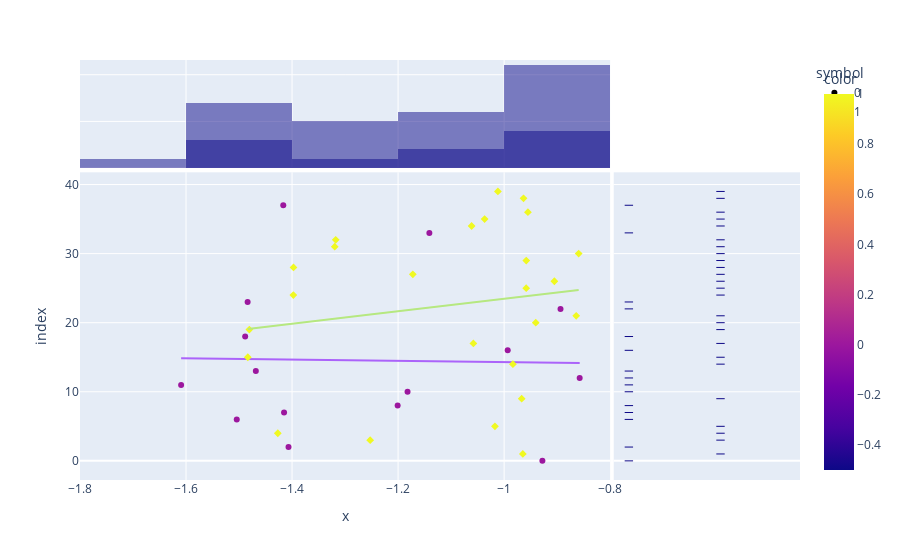
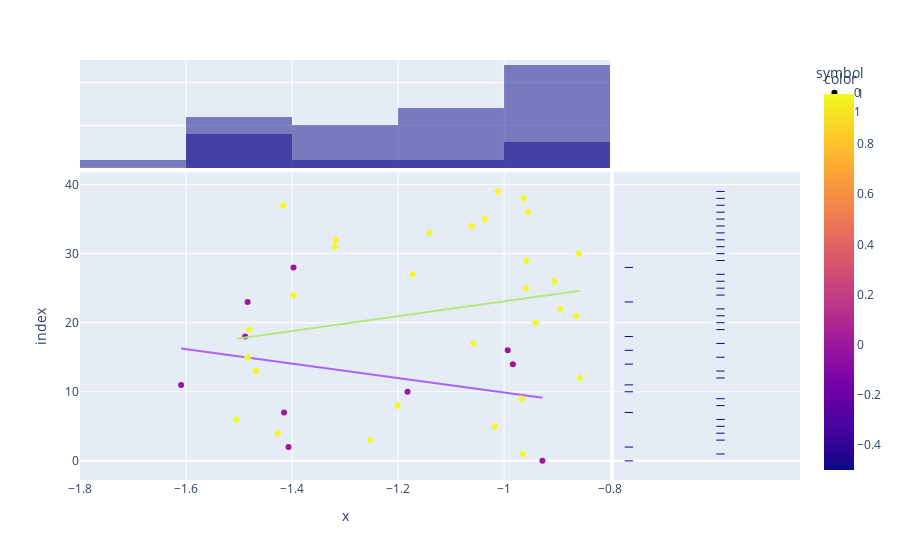

Notebook cell for these charts, in order:
### Markdown cell above
## decision tree

### Code cell
print(classification_report(y_test, y_pred_dt))
fig = px.scatter(x_embed[:,0],x_embed[:,1],color=y_test, symbol=y_test, marginal_x = 'histogram', marginal_y = 'rug', trendline = 'ols')
fig.show()

px.scatter(x_embed[:,0],x_embed[:,1],color=y_pred_dt, symbol=y_pred_dt, marginal_x = 'histogram', marginal_y = 'rug', trendline = 'ols')

### Figure 1 — Plotly figure (JSON) as saved in the notebook; plotly's stock layout.template omitted (floating-point values rounded to 4 significant figures)
{"data": [{"hovertemplate": "symbol=0<br>x=%{x}<br>index=%{y}<br>color=%{marker.color}<extra></extra>", "legendgroup": "0", "marker": {"color": [0, 0, 0, 0, 0, 0, 0, 0, 0, 0, 0, 0, 0, 0, 0], "coloraxis": "coloraxis", "symbol": "circle"}, "mode": "markers", "name": "0", "orientation": "h", "showlegend": true, "type": "scatter", "x": [-0.9278, -1.407, -1.504, -1.415, -1.201, -1.182, -1.609, -0.8575, -1.468, -0.9932, -1.488, -0.8936, -1.484, -1.141, -1.417], "xaxis": "x", "y": [0, 2, 6, 7, 8, 10, 11, 12, 13, 16, 18, 22, 23, 33, 37], "yaxis": "y"}, {"alignmentgroup": "True", "bingroup": "x", "hovertemplate": "symbol=0<br>x=%{x}<br>count=%{y}<extra></extra>", "legendgroup": "0", "marker": {"color": "#0d0887"}, "name": "0", "offsetgroup": "0", "opacity": 0.5, "showlegend": false, "type": "histogram", "x": [-0.9278, -1.407, -1.504, -1.415, -1.201, -1.182, -1.609, -0.8575, -1.468, -0.9932, -1.488, -0.8936, -1.484, -1.141, -1.417], "xaxis": "x3", "yaxis": "y3"}, {"alignmentgroup": "True", "boxpoints": "all", "fillcolor": "rgba(255,255,255,0)", "hoveron": "points", "hovertemplate": "symbol=0<br>index=%{y}<extra></extra>", "jitter": 0, "legendgroup": "0", "line": {"color": "rgba(255,255,255,0)"}, "marker": {"color": "#0d0887", "symbol": "line-ew-open"}, "name": "0", "offsetgroup": "0", "showlegend": false, "type": "box", "xaxis": "x2", "y": [0, 2, 6, 7, 8, 10, 11, 12, 13, 16, 18, 22, 23, 33, 37], "yaxis": "y2"}, {"hovertemplate": "<b>OLS trendline</b><br>index = -0.91558 * x + 13.3743<br>R<sup>2</sup>=0.000480<br><br>symbol=0<br>x=%{x}<br>index=%{y} <b>(trend)</b><extra></extra>", "legendgroup": "0", "marker": {"symbol": "circle"}, "mode": "lines", "name": "0", "showlegend": false, "type": "scatter", "x": [-1.609, -1.504, -1.488, -1.484, -1.468, -1.417, -1.415, -1.407, -1.201, -1.182, -1.141, -0.9932, -0.9278, -0.8936, -0.8575], "xaxis": "x", "y": [14.85, 14.75, 14.74, 14.73, 14.72, 14.67, 14.67, 14.66, 14.47, 14.46, 14.42, 14.28, 14.22, 14.19, 14.16], "yaxis": "y"}, {"hovertemplate": "symbol=1<br>x=%{x}<br>index=%{y}<br>color=%{marker.color}<extra></extra>", "legendgroup": "1", "marker": {"color": [1, 1, 1, 1, 1, 1, 1, 1, 1, 1, 1, 1, 1, 1, 1, 1, 1, 1, 1, 1, 1, 1, 1, 1, 1], "coloraxis": "coloraxis", "symbol": "diamond"}, "mode": "markers", "name": "1", "orientation": "h", "showlegend": true, "type": "scatter", "x": [-0.9647, -1.253, -1.427, -1.017, -0.9668, -0.9834, -1.483, -1.058, -1.481, -0.9403, -0.864, -1.398, -0.9583, -0.9052, -1.172, -1.397, -0.9582, -0.8594, -1.319, -1.318, -1.061, -1.037, -0.9551, -0.9634, -1.012], "xaxis": "x", "y": [1, 3, 4, 5, 9, 14, 15, 17, 19, 20, 21, 24, 25, 26, 27, 28, 29, 30, 31, 32, 34, 35, 36, 38, 39], "yaxis": "y"}, {"alignmentgroup": "True", "bingroup": "x", "hovertemplate": "symbol=1<br>x=%{x}<br>count=%{y}<extra></extra>", "legendgroup": "1", "marker": {"color": "#0d0887"}, "name": "1", "offsetgroup": "1", "opacity": 0.5, "showlegend": false, "type": "histogram", "x": [-0.9647, -1.253, -1.427, -1.017, -0.9668, -0.9834, -1.483, -1.058, -1.481, -0.9403, -0.864, -1.398, -0.9583, -0.9052, -1.172, -1.397, -0.9582, -0.8594, -1.319, -1.318, -1.061, -1.037, -0.9551, -0.9634, -1.012], "xaxis": "x3", "yaxis": "y3"}, {"alignmentgroup": "True", "boxpoints": "all", "fillcolor": "rgba(255,255,255,0)", "hoveron": "points", "hovertemplate": "symbol=1<br>index=%{y}<extra></extra>", "jitter": 0, "legendgroup": "1", "line": {"color": "rgba(255,255,255,0)"}, "marker": {"color": "#0d0887", "symbol": "line-ew-open"}, "name": "1", "offsetgroup": "1", "showlegend": false, "type": "box", "xaxis": "x2", "y": [1, 3, 4, 5, 9, 14, 15, 17, 19, 20, 21, 24, 25, 26, 27, 28, 29, 30, 31, 32, 34, 35, 36, 38, 39], "yaxis": "y2"}, {"hovertemplate": "<b>OLS trendline</b><br>index = 9.0542 * x + 32.5307<br>R<sup>2</sup>=0.026537<br><br>symbol=1<br>x=%{x}<br>index=%{y} <b>(trend)</b><extra></extra>", "legendgroup": "1", "marker": {"symbol": "diamond"}, "mode": "lines", "name": "1", "showlegend": false, "type": "scatter", "x": [-1.483, -1.481, -1.427, -1.398, -1.397, -1.319, -1.318, -1.253, -1.172, -1.061, -1.058, -1.037, -1.017, -1.012, -0.9834, -0.9668, -0.9647, -0.9634, -0.9583, -0.9582, -0.9551, -0.9403, -0.9052, -0.864, -0.8594], "xaxis": "x", "y": [19.1, 19.13, 19.61, 19.88, 19.88, 20.58, 20.6, 21.19, 21.92, 22.92, 22.95, 23.14, 23.32, 23.37, 23.63, 23.78, 23.8, 23.81, 23.85, 23.86, 23.88, 24.02, 24.34, 24.71, 24.75], "yaxis": "y"}], "layout": {"barmode": "overlay", "coloraxis": {"colorbar": {"title": {"text": "color"}}, "colorscale": [[0, "#0d0887"], [0.1111, "#46039f"], [0.2222, "#7201a8"], [0.3333, "#9c179e"], [0.4444, "#bd3786"], [0.5556, "#d8576b"], [0.6667, "#ed7953"], [0.7778, "#fb9f3a"], [0.8889, "#fdca26"], [1, "#f0f921"]]}, "legend": {"title": {"text": "symbol"}, "tracegroupgap": 0}, "margin": {"t": 60}, "xaxis": {"anchor": "y", "domain": [0, 0.7363], "title": {"text": "x"}}, "xaxis2": {"anchor": "y2", "domain": [0.7413, 1], "matches": "x2", "showgrid": false, "showline": false, "showticklabels": false, "ticks": ""}, "xaxis3": {"anchor": "y3", "domain": [0, 0.7363], "matches": "x", "showgrid": true, "showticklabels": false}, "xaxis4": {"anchor": "y4", "domain": [0.7413, 1], "matches": "x2", "showgrid": false, "showline": false, "showticklabels": false, "ticks": ""}, "yaxis": {"anchor": "x", "domain": [0, 0.7326], "title": {"text": "index"}}, "yaxis2": {"anchor": "x2", "domain": [0, 0.7326], "matches": "y", "showgrid": true, "showticklabels": false}, "yaxis3": {"anchor": "x3", "domain": [0.7426, 1], "matches": "y3", "showgrid": true, "showline": false, "showticklabels": false, "ticks": ""}, "yaxis4": {"anchor": "x4", "domain": [0.7426, 1], "matches": "y3", "showgrid": true, "showline": false, "showticklabels": false, "ticks": ""}}}

### Figure 2 — Plotly figure (JSON) as saved in the notebook; plotly's stock layout.template omitted (floating-point values rounded to 4 significant figures)
{"data": [{"hovertemplate": "symbol=0<br>x=%{x}<br>index=%{y}<br>color=%{marker.color}<extra></extra>", "legendgroup": "0", "marker": {"color": [0, 0, 0, 0, 0, 0, 0, 0, 0, 0], "coloraxis": "coloraxis", "symbol": "circle"}, "mode": "markers", "name": "0", "orientation": "h", "showlegend": true, "type": "scatter", "x": [-0.9278, -1.407, -1.415, -1.182, -1.609, -0.9834, -0.9932, -1.488, -1.484, -1.397], "xaxis": "x", "y": [0, 2, 7, 10, 11, 14, 16, 18, 23, 28], "yaxis": "y"}, {"alignmentgroup": "True", "bingroup": "x", "hovertemplate": "symbol=0<br>x=%{x}<br>count=%{y}<extra></extra>", "legendgroup": "0", "marker": {"color": "#0d0887"}, "name": "0", "offsetgroup": "0", "opacity": 0.5, "showlegend": false, "type": "histogram", "x": [-0.9278, -1.407, -1.415, -1.182, -1.609, -0.9834, -0.9932, -1.488, -1.484, -1.397], "xaxis": "x3", "yaxis": "y3"}, {"alignmentgroup": "True", "boxpoints": "all", "fillcolor": "rgba(255,255,255,0)", "hoveron": "points", "hovertemplate": "symbol=0<br>index=%{y}<extra></extra>", "jitter": 0, "legendgroup": "0", "line": {"color": "rgba(255,255,255,0)"}, "marker": {"color": "#0d0887", "symbol": "line-ew-open"}, "name": "0", "offsetgroup": "0", "showlegend": false, "type": "box", "xaxis": "x2", "y": [0, 2, 7, 10, 11, 14, 16, 18, 23, 28], "yaxis": "y2"}, {"hovertemplate": "<b>OLS trendline</b><br>index = -10.4699 * x + -0.592672<br>R<sup>2</sup>=0.085407<br><br>symbol=0<br>x=%{x}<br>index=%{y} <b>(trend)</b><extra></extra>", "legendgroup": "0", "marker": {"symbol": "circle"}, "mode": "lines", "name": "0", "showlegend": false, "type": "scatter", "x": [-1.609, -1.488, -1.484, -1.415, -1.407, -1.397, -1.182, -0.9932, -0.9834, -0.9278], "xaxis": "x", "y": [16.26, 14.99, 14.94, 14.22, 14.13, 14.04, 11.78, 9.806, 9.704, 9.121], "yaxis": "y"}, {"hovertemplate": "symbol=1<br>x=%{x}<br>index=%{y}<br>color=%{marker.color}<extra></extra>", "legendgroup": "1", "marker": {"color": [1, 1, 1, 1, 1, 1, 1, 1, 1, 1, 1, 1, 1, 1, 1, 1, 1, 1, 1, 1, 1, 1, 1, 1, 1, 1, 1, 1, 1, 1], "coloraxis": "coloraxis", "symbol": "diamond"}, "mode": "markers", "name": "1", "orientation": "h", "showlegend": true, "type": "scatter", "x": [-0.9647, -1.253, -1.427, -1.017, -1.504, -1.201, -0.9668, -0.8575, -1.468, -1.483, -1.058, -1.481, -0.9403, -0.864, -0.8936, -1.398, -0.9583, -0.9052, -1.172, -0.9582, -0.8594, -1.319, -1.318, -1.141, -1.061, -1.037, -0.9551, -1.417, -0.9634, -1.012], "xaxis": "x", "y": [1, 3, 4, 5, 6, 8, 9, 12, 13, 15, 17, 19, 20, 21, 22, 24, 25, 26, 27, 29, 30, 31, 32, 33, 34, 35, 36, 37, 38, 39], "yaxis": "y"}, {"alignmentgroup": "True", "bingroup": "x", "hovertemplate": "symbol=1<br>x=%{x}<br>count=%{y}<extra></extra>", "legendgroup": "1", "marker": {"color": "#0d0887"}, "name": "1", "offsetgroup": "1", "opacity": 0.5, "showlegend": false, "type": "histogram", "x": [-0.9647, -1.253, -1.427, -1.017, -1.504, -1.201, -0.9668, -0.8575, -1.468, -1.483, -1.058, -1.481, -0.9403, -0.864, -0.8936, -1.398, -0.9583, -0.9052, -1.172, -0.9582, -0.8594, -1.319, -1.318, -1.141, -1.061, -1.037, -0.9551, -1.417, -0.9634, -1.012], "xaxis": "x3", "yaxis": "y3"}, {"alignmentgroup": "True", "boxpoints": "all", "fillcolor": "rgba(255,255,255,0)", "hoveron": "points", "hovertemplate": "symbol=1<br>index=%{y}<extra></extra>", "jitter": 0, "legendgroup": "1", "line": {"color": "rgba(255,255,255,0)"}, "marker": {"color": "#0d0887", "symbol": "line-ew-open"}, "name": "1", "offsetgroup": "1", "showlegend": false, "type": "box", "xaxis": "x2", "y": [1, 3, 4, 5, 6, 8, 9, 12, 13, 15, 17, 19, 20, 21, 22, 24, 25, 26, 27, 29, 30, 31, 32, 33, 34, 35, 36, 37, 38, 39], "yaxis": "y2"}, {"hovertemplate": "<b>OLS trendline</b><br>index = 10.7426 * x + 33.8223<br>R<sup>2</sup>=0.040305<br><br>symbol=1<br>x=%{x}<br>index=%{y} <b>(trend)</b><extra></extra>", "legendgroup": "1", "marker": {"symbol": "diamond"}, "mode": "lines", "name": "1", "showlegend": false, "type": "scatter", "x": [-1.504, -1.483, -1.481, -1.468, -1.427, -1.417, -1.398, -1.319, -1.318, -1.253, -1.201, -1.172, -1.141, -1.061, -1.058, -1.037, -1.017, -1.012, -0.9668, -0.9647, -0.9634, -0.9583, -0.9582, -0.9551, -0.9403, -0.9052, -0.8936, -0.864, -0.8594, -0.8575], "xaxis": "x", "y": [17.66, 17.89, 17.92, 18.05, 18.49, 18.6, 18.81, 19.65, 19.67, 20.37, 20.92, 21.23, 21.56, 22.42, 22.46, 22.68, 22.89, 22.95, 23.44, 23.46, 23.47, 23.53, 23.53, 23.56, 23.72, 24.1, 24.22, 24.54, 24.59, 24.61], "yaxis": "y"}], "layout": {"barmode": "overlay", "coloraxis": {"colorbar": {"title": {"text": "color"}}, "colorscale": [[0, "#0d0887"], [0.1111, "#46039f"], [0.2222, "#7201a8"], [0.3333, "#9c179e"], [0.4444, "#bd3786"], [0.5556, "#d8576b"], [0.6667, "#ed7953"], [0.7778, "#fb9f3a"], [0.8889, "#fdca26"], [1, "#f0f921"]]}, "legend": {"title": {"text": "symbol"}, "tracegroupgap": 0}, "margin": {"t": 60}, "xaxis": {"anchor": "y", "domain": [0, 0.7363], "title": {"text": "x"}}, "xaxis2": {"anchor": "y2", "domain": [0.7413, 1], "matches": "x2", "showgrid": false, "showline": false, "showticklabels": false, "ticks": ""}, "xaxis3": {"anchor": "y3", "domain": [0, 0.7363], "matches": "x", "showgrid": true, "showticklabels": false}, "xaxis4": {"anchor": "y4", "domain": [0.7413, 1], "matches": "x2", "showgrid": false, "showline": false, "showticklabels": false, "ticks": ""}, "yaxis": {"anchor": "x", "domain": [0, 0.7326], "title": {"text": "index"}}, "yaxis2": {"anchor": "x2", "domain": [0, 0.7326], "matches": "y", "showgrid": true, "showticklabels": false}, "yaxis3": {"anchor": "x3", "domain": [0.7426, 1], "matches": "y3", "showgrid": true, "showline": false, "showticklabels": false, "ticks": ""}, "yaxis4": {"anchor": "x4", "domain": [0.7426, 1], "matches": "y3", "showgrid": true, "showline": false, "showticklabels": false, "ticks": ""}}}
